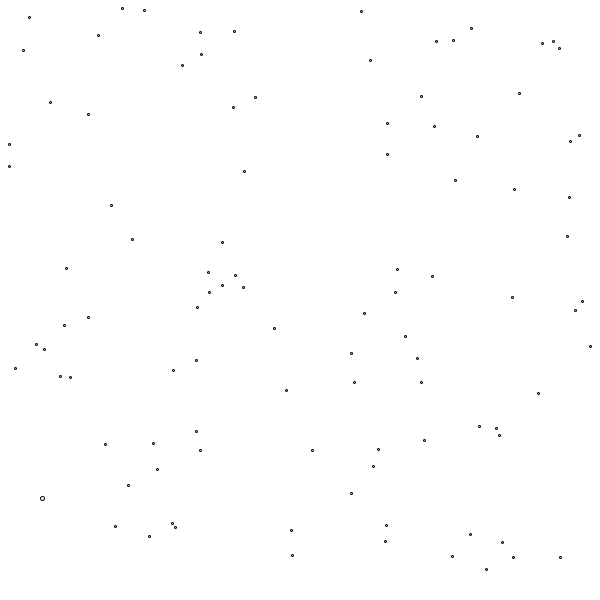
Frame 1 (no input)
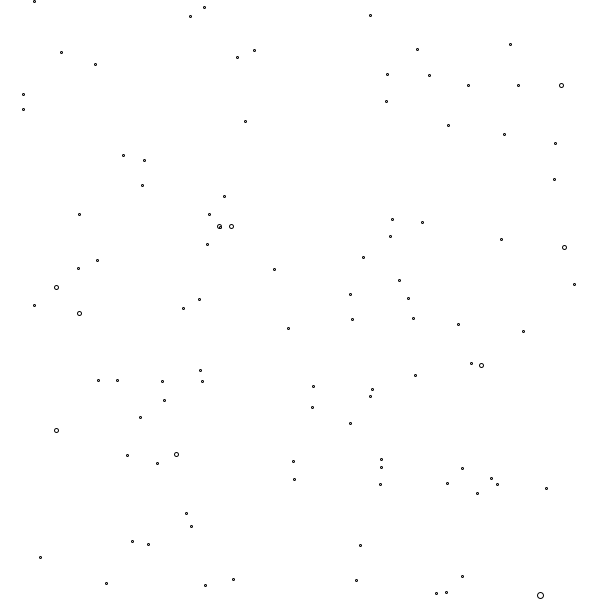
Frame 60 (the mouse pressed at the canvas centre just before this capture)
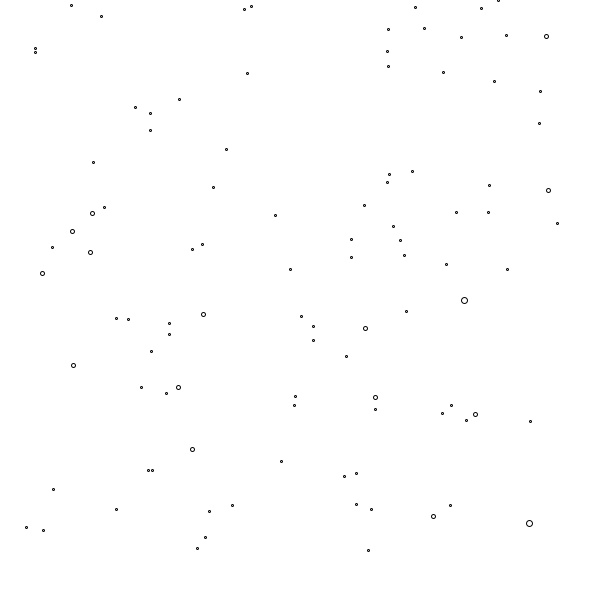
Frame 120 (the mouse held since frame 60 and released just before this capture)

The Processing sketch that drew these frames (run headless with seeded random() and noise(); from frame 60 on, the mouse is pressed at the canvas centre):

// Processing sketch: dulceParticles2
// ── dulceParticles2.pde
Particle[] particles;
int numParticles = 100;

void setup() {
  size(600, 600);
  smooth();

  particles = new Particle[numParticles];
  for (int i = 0; i < numParticles; i++) {
    particles[i] = new Particle();
  }
}

void draw() {
  background(255);
  //fill(255, 10);
  //rect(0, 0, width, height);

  fill(255);

  for (int i = 0; i < numParticles; i ++) {
    PVector velocity = new PVector(0, -1);
    for (int j = 0; j < numParticles; j ++) {
      if (j != i) {
        PVector diff = new PVector(particles[j].position.x - particles[i].position.x, 
        (particles[j].position.y - particles[i].position.y)%height);//PVector.sub(particles[j].position, particles[i].position);
        float mag = diff.mag();
        if (mag > particles[i].size) {
          diff.normalize();
          diff.mult(1/mag);
          //diff.mult(2);
          velocity.add(diff);
        } else {
          if (particles[i].size >= particles[j].size) {
            if (particles[i].size < 10)
              particles[i].size += particles[j].size;
            else 
              particles[i].reset();

              particles[j].reset();
          } else if (particles[j].size >= particles[i].size) {
            if (particles[j].size < 10)
              particles[j].size += particles[i].size;
            else 
              particles[j].reset();


            particles[i].reset();
          }
        }
      }
    }
    particles[i].move(velocity);
    particles[i].draw();
  }
}


// ── Particle.pde
class Particle {
  //float x, y;
  int size = 2;
  PVector position;

  Particle() {
    position = new PVector(random(width), random(height));
  }

  void reset() {
    position = new PVector(random(width), random(height));
    size = 2;
  }
  void draw() {

    ellipse(position.x, position.y, size, size);
  } 

  void move(PVector pos) {
    position.add(pos);
    while (position.x < 0) {
      position.x+=width;
    }
    while (position.x > width - 1) {
      position.x-=width;
    }
    while (position.y < 0) {
      position.y+=height;
    }
    while (position.y > height - 1) {
      position.y-=height;
    }
  }
}
